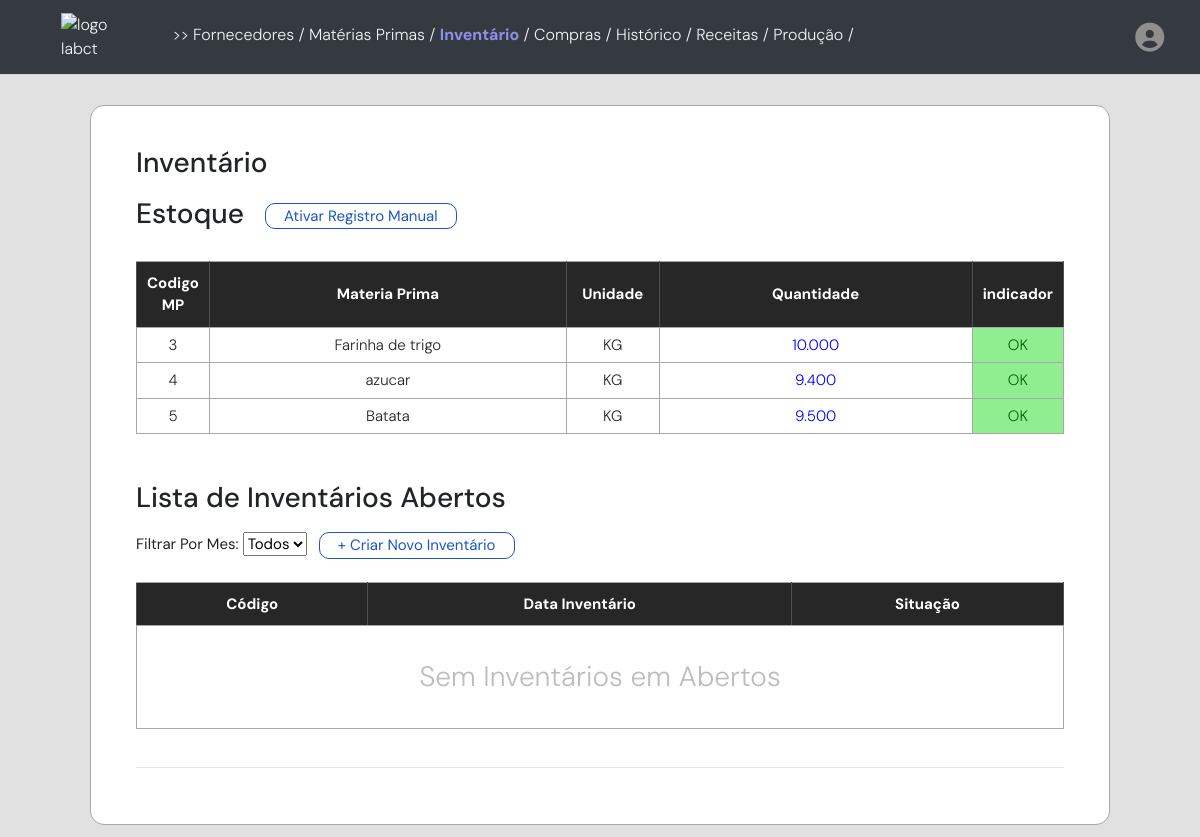
Page /inventario (signed in) on the committed database.
### models/estoque_model.py (models this page shows, shortened)
class Estoque(db.Model):
    __tablename__ = "estoque"
    __table_args__ = {"extend_existing": True}
    id_estq = db.Column(db.Integer, primary_key=True, autoincrement=True)
    id_mp = db.Column(db.Integer, ForeignKey('materiasprimas.id_mp'), nullable=False)
    nome_mp = db.Column(db.String(75))
    unidade_mp = db.Column(db.Enum('KG','UN'))
    gms_mp = db.Column(db.Numeric(10, 3))
    pedidomin_mp = db.Column(db.Numeric(10,3))
    quantidade_estq = db.Column(db.Numeric(10,3), nullable=False)
    user_id = db.Column(db.Integer, db.ForeignKey('usuarios.id'), nullable=False)
    materias_primas = relationship("MateriasPrimas", back_populates="estoque")
    usuarios = db.relationship("Usuarios", back_populates="estoque")
    inventariosdados = db.relationship("InventarioDados", back_populates="estoque")

### app.py (the view, shortened to what this page needs)
@app.route('/inventario', methods=['GET', 'POST'])
def inventario():
    today_date = datetime.now()
    formatted_date = format_date(today_date, format='full', locale='pt')
    estoque = Estoque.query.filter_by(user_id=current_user.id).all()
    estoque_schema = EstoqueSchema(many=True)
    serialized_data_estq = estoque_schema.dump(estoque)
    materiasprimas = MateriasPrimas.query.filter_by(user_id=current_user.id).all()
    materiasprimas_schema = MateriasPrimasSchema(many=True)
    serialized_data_mp = materiasprimas_schema.dump(materiasprimas)
    historico = Historico.query.filter_by(user_id=current_user.id).all()
    historico_schema = HistoricoSchema(many=True)
    serialized_data_hst = historico_schema.dump(historico)
    inventario = Inventario.query.filter_by(user_id=current_user.id).all()
    inventario_schema = InventarioSchema(many=True)
    inventario_aberto = [invt for invt in inventario if invt.estado_invt == "Aberto"]
    inventario_fechado = [invt for invt in inventario if invt.estado_invt == "Fechado"]
    serialized_data_invtAberto = inventario_schema.dump(inventario_aberto)
    serialized_data_invtFechado = inventario_schema.dump(inventario_fechado)
    inventariodados = InventarioDados.query.filter_by(user_id=current_user.id).all()
    inventariodados_schema = InventarioDadosSchema(many=True)
    serialized_data_invtDados = inventariodados_schema.dump(inventariodados)
    return render_template('inventario.html',
                           historico=serialized_data_hst ,
                           estoque=serialized_data_estq,
                           today_date=formatted_date,
                            materiasprimas=serialized_data_mp,
                            datetime=datetime,
                            inventarioAberto=serialized_data_invtAberto,
                            inventarioFechado=serialized_data_invtFechado,
                            inventarioDados=serialized_data_invtDados,
                            )

### app.py (called while the page is built)
@login_manager.user_loader
def user_loader(user_id):
    return Usuarios.query.get(int(user_id))

### templates/inventario.html (shortened to what this page needs)
{% extends "base.html" %}
{% block content %}
<body>
    <div class="container">
        <div class="tabela">
            <div class="header">
                <div class="InventarioTitulo">
                    <h3>Inventário </h3>
                </div>
            </div>
            <div class="titulo">
                <div>
                    <h3>Estoque</h3>
                </div>
                <div class="ativarManual">
                    <button id="manualChangeBtn" style="margin-top: 6px;" class="btn-cadastrar">Ativar Registro
                        Manual</button>
                </div>
            </div>
            <br>
            <form action="/inventario" method="POST">
                <table>
                    <thead>
                        <tr>
                            <th style="width: 5%;">
                                Codigo MP
                            </th>
                            <th>
                                Materia Prima
                            </th>
                            <th style="width: 10%;">
                                Unidade
                            </th>
                            <th>
                                Quantidade
                            </th>
                            <th style="width: 8%;">indicador</th>
                        </tr>
                    </thead>
                    <tbody>
                        {% for estq in estoque %}
                        <tr>
                            <td>
                                {{estq.id_mp}}
                            </td>
                            <td>
                                {{estq.nome_mp}}
                            </td>
                            <td>
                                {{estq.unidade_mp}}
                            </td>
                            <td>
                                <span class="quantity" style="color: blue;">{{estq.quantidade_estq}}</span>
                            </td>
                            <td
                                style="background-color: {% if estq.gms_mp - estq.quantidade_estq > 0 %}yellow; color: red; font-weight: bold;{% else %}lightgreen; color: darkgreen;{% endif %}">
                                {% if estq.gms_mp - estq.quantidade_estq > 0 %}
                                Comprar
                                {% else %}
                                OK
                                {% endif %}
                            </td>
                        </tr>
                        {% endfor %}
                    </tbody>
                </table>
            </form>
            <div class="listaInventario">
                <br>
                <h3>Lista de Inventários Abertos</h3>
                <div
                    style="display: flex; width: 100%; flex-direction: row; justify-content: start; margin-block: 18px; gap: 12px;">
                    <div class="ferramentas">
                        <label style="font-weight: 400;">Filtrar Por Mes:</label>
                    </div>
                    <button class="btn-cadastrar" type="button" data-toggle="modal"
                        data-target="#fazerInventarioModal"> + Criar Novo Inventário</button>
                </div>
<table id="tabelaInventarios">
    <thead>
        <tr>
            <th>Código</th>
            <th>Data Inventário</th>
            <th>Situação</th>
        </tr>
    </thead>
    <tbody>
        {% if not inventarioAberto %}
                        <tr class="semCompras">
                            <td colspan="3">
                                <h3 style="font-weight: 300; color: rgb(189, 189, 189); margin-block: 28px;">Sem Inventários em
                                    Abertos</h3>
                            </td>
                        </tr>
        {% endif %}
    </tbody>
</table>
                <br>
                <hr>
            </div>
        </div>
    </div>
</body>
{% endblock %}

### static/styles.css (style rules this page uses)
body { background-color: rgb(225, 225, 225); margin: 0; font-family: "DM Sans", sans-serif; font-optical-sizing: auto; font-weight: 300; font-style: normal; }
.container { margin-top: 18px !important; max-width: 85%; display: flex; flex-direction: column; }
.forma, .tabela { background-color: white; padding: 40px 45px 40px 45px; -webkit-border-radius: 14px; -moz-border-radius: 14px; border-radius: 14px; border: 0.5px solid #a8a8a8; }
.tabela { font-size: 15px; }
@media only screen and (max-width: 1600px) { .container { margin-top: 25px; display: flex; flex-direction: column; min-width: 100vw; } }
@media only screen and (max-width: 1600px) { .forma, .tabela { margin-inline: 75px; margin-block: 12px; } }
.header { display: flex; flex-direction: row; width: 100%; justify-content: space-between; margin-bottom: 9px; align-items: center; }
table { border-collapse: collapse; width: 100%; -webkit-user-select: none; -moz-user-select: none; -ms-user-select: none; user-select: none; }
table td, table th { border: 1px solid #a8a8a8; }
table th { background-color: rgb(39, 39, 39); ; color: white; padding-block: 10px; text-align: center; vertical-align: middle; padding-inline: 10px; border-right: 1px solid #4f4f4f; border-left: 1px solid #4f4f4f; }
table td { padding-block: 6px; text-align: center; vertical-align: middle; }
.btn-cadastrar { margin-bottom: 5px; padding-inline: 18px; border: 1px solid rgb(28, 87, 197); border-radius: 10px; background-color: white; transition: background-color 0.6s ease; transition: color 0.1s ease; color: rgb(28, 87, 197); }

### templates/inventario.html (style rules this page uses)
.titulo { display: flex; flex-direction: row; }
.titulo button { margin-left: 21px; }

### rows in the picture
Estoque: id_mp "3", nome_mp "Farinha de trigo", unidade_mp "KG", quantidade_estq "10.000"
Estoque: id_mp "4", nome_mp "azucar", unidade_mp "KG", quantidade_estq "9.400"
Estoque: id_mp "5", nome_mp "Batata", unidade_mp "KG", quantidade_estq "9.500"
